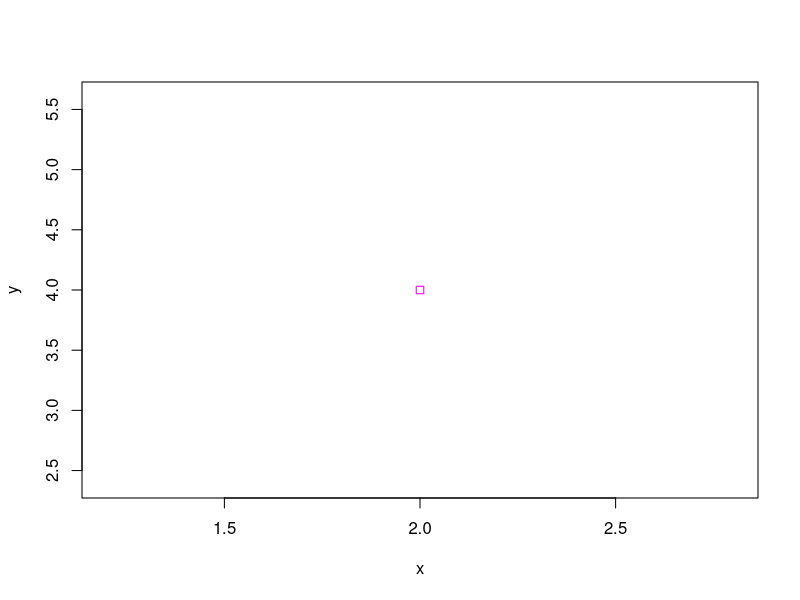
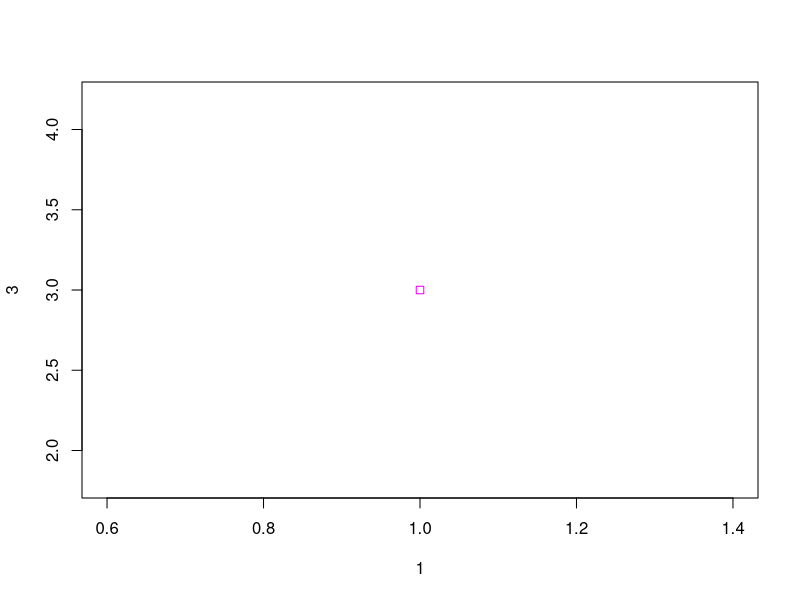
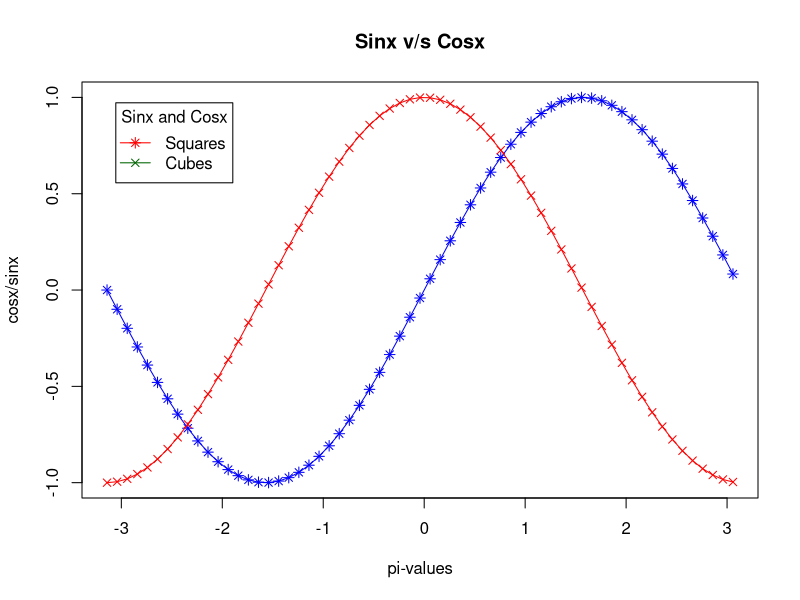
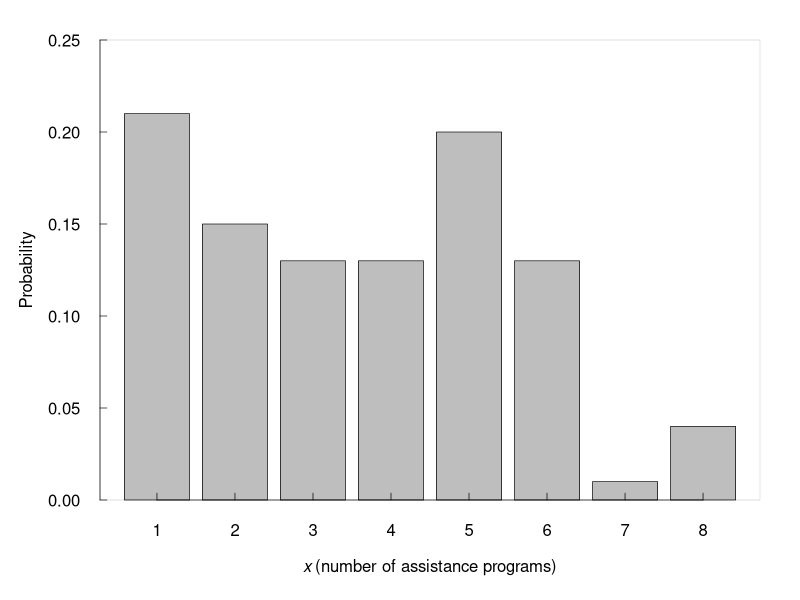
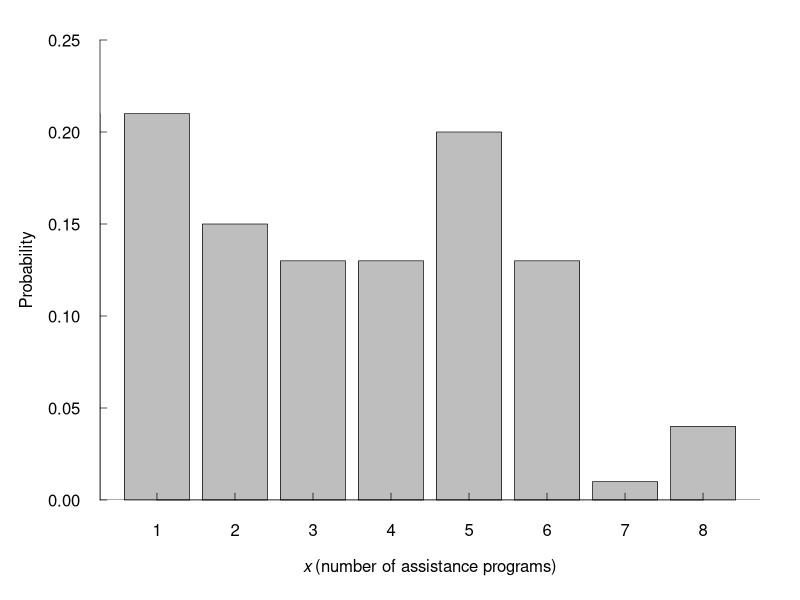
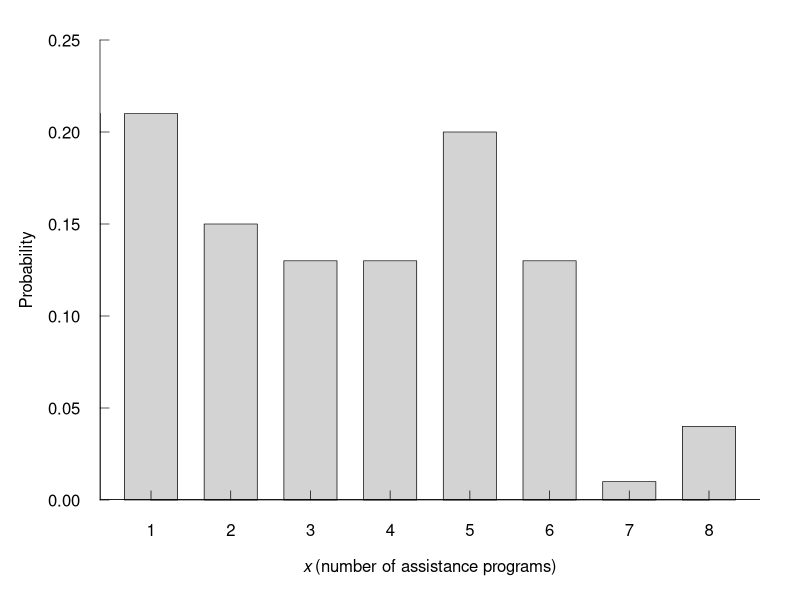
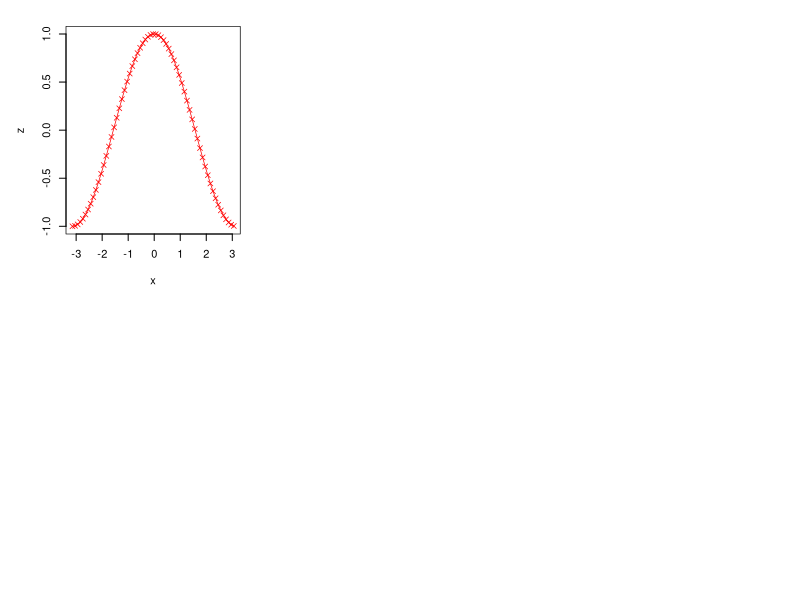

The R source for these figures, in order:
#ex1 

x = 2
y = 4
plot(x,y,pch=0,col='magenta')
plot(1,3,pch=0,col='magenta')


#ex2

x <-  seq(-pi, pi , 0.1)
y= sin(x)
z = cos(x)

plot(x,y, col='blue',pch=8,type='o', main="Sinx v/s Cosx", main.color="Brown",ylab="cosx/sinx", xlab="pi-values")
lines(x,z, col='red',pch=4,type = 'o')
legend('topleft',inset=0.05,c("Squares","Cubes"),lty=1,col=c('red','dark green'),pch=c(8,4),title="Sinx and Cosx")


#ex3

#x1 <-  seq(1,8,1)
#y1 <- c(0.2088,0.1582,0.131,0.131,0.1953,0.1246,0.0135,0.0370)

#barplot(y1,names.arg=x1,col="pink",main="Biostatistics book plot",col.main="brown",xlab="No. of assistance programs",ylab="Probabilities")

# Data
# Data
x <- 1:8  # Number of assistance programs
probability <- c(0.21, 0.15, 0.13, 0.13, 0.20, 0.13, 0.01, 0.04) # Probabilities

# Adjust margins for better alignment
par(mar = c(5, 5, 2, 2), lwd = 0.7)  # Set line width to thin (lwd = 0.7)

# Create bar plot without default axes
bar_positions <- barplot(probability, names.arg = x, col = "gray", border = "black",
                         ylim = c(0, 0.25), axes = FALSE, space = 0.2)  

# Add y-axis with THIN inward-facing tick marks
axis(2, at = seq(0, 0.25, by = 0.05), las = 1, tck = 0.015, lwd = 0.7)  

# Add x-axis with THIN tick marks at midpoints of bars
axis(1, at = bar_positions, labels = FALSE, tck = 0.015, lwd = 0.7)  

# Add x-axis label with italicized text
mtext(expression(italic(x) ~ "(number of assistance programs)"), side = 1, line = 3)  

# Add y-axis label inside, properly aligned
mtext("Probability", side = 2, line = 3.2, las = 0)

# Add a thin box around the plot for proper axis connection
box(lwd = 0.1)  

# Data
x <- 1:8  # Number of assistance programs
probability <- c(0.21, 0.15, 0.13, 0.13, 0.20, 0.13, 0.01, 0.04) # Probabilities

# Adjust margins for better alignment
par(mar = c(5, 5, 2, 2), lwd = 0.7)  # Use thin lines

# Create bar plot without default axes
bar_positions <- barplot(probability, names.arg = x, col = "gray", border = "black",
                         ylim = c(0, 0.25), axes = FALSE, space = 0.2)  

# Add y-axis with inward-facing tick marks
axis(2, at = seq(0, 0.25, by = 0.05), las = 1, tck = 0.015, lwd = 0.7)  

# Add x-axis tick marks at midpoints of bars
axis(1, at = bar_positions, labels = FALSE, tck = 0.015, lwd = 0.7)  

# Add x-axis label with italicized text
mtext(expression(italic(x) ~ "(number of assistance programs)"), side = 1, line = 3)  

# Add y-axis label inside, properly aligned
mtext("Probability", side = 2, line = 3.2, las = 0)

# Manually draw a line to connect the y-axis bottom with the x-axis front
segments(x0 = par("usr")[1], y0 = 0, x1 = par("usr")[2], y1 = 0, lwd = 0.7)  # Thin line at bottom
segments(x0 = par("usr")[1], y0 = 0, x1 = par("usr")[1], y1 = max(probability), lwd = 0.7)  # Left y-axis

# Data
x <- 1:8  # Number of assistance programs
probability <- c(0.21, 0.15, 0.13, 0.13, 0.20, 0.13, 0.01, 0.04) # Probabilities

# Adjust margins for better alignment
par(mar = c(5, 5, 2, 2), lwd = 0.7)  # Thin lines

# Create bar plot with reduced bar width
bar_positions <- barplot(probability, names.arg = x, col = "lightgray", border = "black",
                         ylim = c(0, 0.25), axes = FALSE, space = 0.5, width = 0.6)  # Reduce width & add spacing

# Add y-axis with inward-facing tick marks
axis(2, at = seq(0, 0.25, by = 0.05), las = 1, tck = 0.02, lwd = 0.7)  

# Add x-axis tick marks at midpoints of bars
axis(1, at = bar_positions, labels = FALSE, tck = 0.02, lwd = 0.7)  

# Add x-axis label with italicized text
mtext(expression(italic(x) ~ "(number of assistance programs)"), side = 1, line = 3)  

# Add y-axis label inside, properly aligned
mtext("Probability", side = 2, line = 3.2, las = 0)

# Manually draw a line to connect the y-axis bottom with the x-axis front
segments(x0 = par("usr")[1], y0 = 0, x1 = par("usr")[2], y1 = 0, lwd = 1.7)  # Thin bottom line
segments(x0 = par("usr")[1], y0 = 0, x1 = par("usr")[1], y1 = max(probability), lwd = 1.2)  # Left y-axis









#ex4

par(mfrow=c(2,3)) #2 rows and 3 columns 
#plot1
x <-  seq(-pi, pi , 0.1)
z = cos(x)
plot(x,z, col='red',pch=4,type = 'o')

#plot2
a <- (x^2/3) + 4.2
lines(x,a,col='violet',lwd=2,lty=1)



